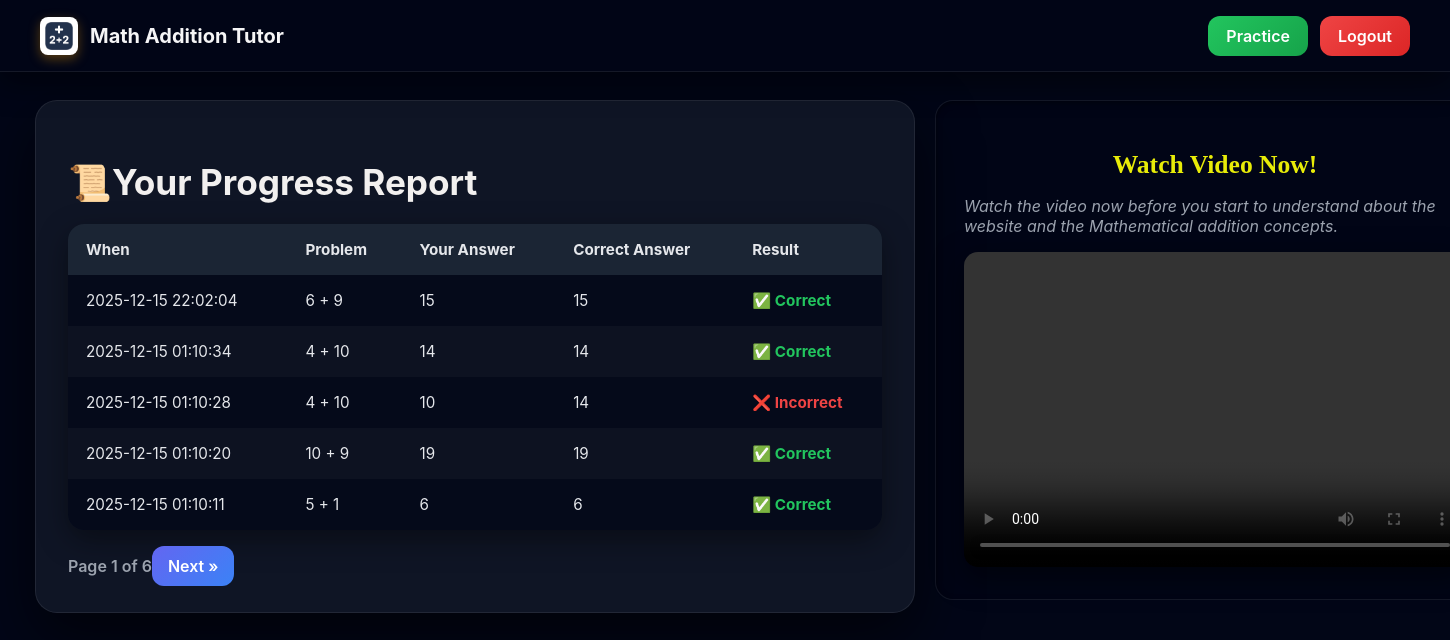
/ (signed in), run on an earlier commit of the app's database.
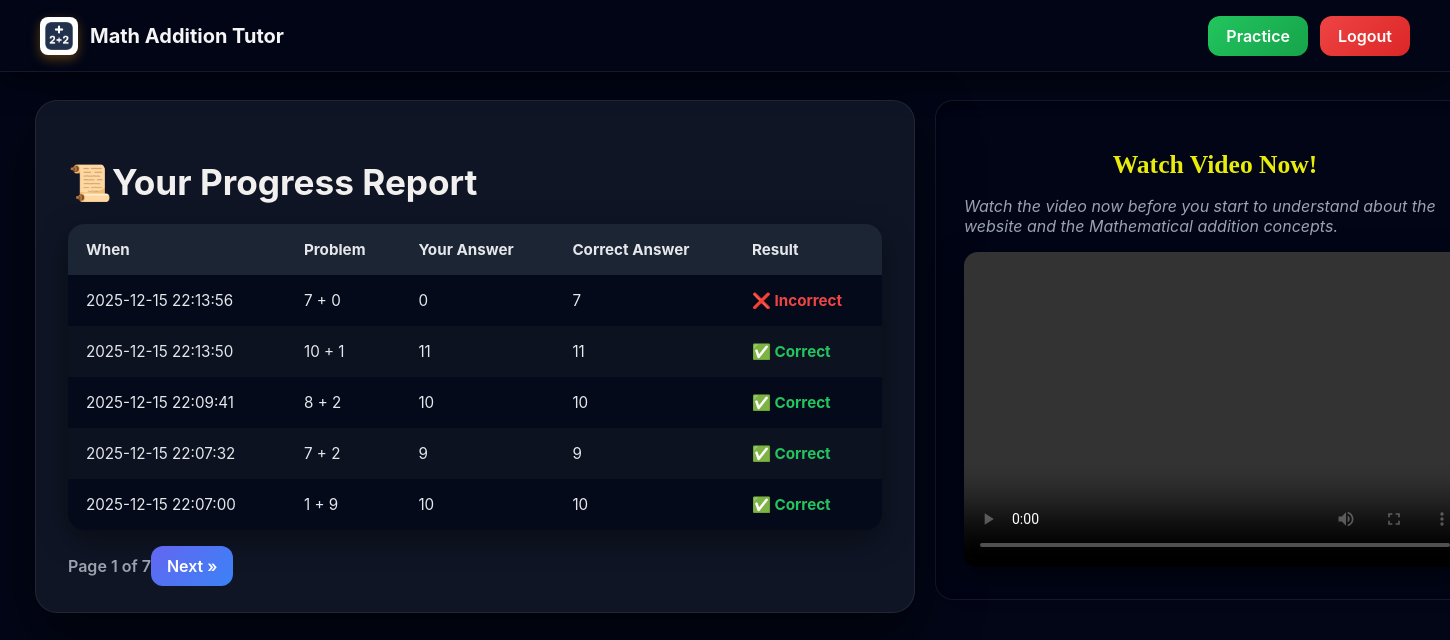
And on a later commit of the database.
### app.py (models this page shows)
class Attempt(db.Model):
    id = db.Column(db.Integer, primary_key=True)
    user_id = db.Column(db.Integer, db.ForeignKey('user.id'), nullable=False)
    a = db.Column(db.Integer, nullable=False)
    b = db.Column(db.Integer, nullable=False)
    student_answer = db.Column(db.Integer, nullable=False)
    correct_answer = db.Column(db.Integer, nullable=False)
    is_correct = db.Column(db.Boolean, nullable=False)
    timestamp = db.Column(db.DateTime, default=db.func.current_timestamp())

### app.py (the view)
@app.route('/')
@login_required
def dashboard():
    page = request.args.get('page', 1, type=int)
    per_page = 10
    pagination = (
        Attempt.query.filter_by(user_id=current_user.id)
        .order_by(Attempt.timestamp.desc())
        .paginate(page=page, per_page=5, error_out=False)
    )
    return render_template(
        'dashboard.html',
        attempts=pagination.items,
        pagination=pagination,
    )

### app.py (called while the page is built)
@login_manager.user_loader
def load_user(user_id):
    return User.query.get(int(user_id))

### templates/dashboard.html (shortened to what this page needs)
{% extends "base.html" %}
{% block content %}
<div class="navbar">
  <div class="nav-left">
  <img src="{{ url_for('static', filename='assets/logo.png') }}" class="nav-logo" alt="Logo">
  <a href="{{ url_for('dashboard') }}">
    <span class="nav-title">Math Addition Tutor</span>
  </a>
</div>
  <div class="nav-right">
    <a href="{{ url_for('index') }}" class="btn-pmore-icon">Practice</a>
    <a href="{{ url_for('logout') }}" class="btn-logout-icon">Logout</a>
  </div>
</div>
<div class="main-container">
<div class="dashboard-container">
  <h1>📜Your Progress Report</h1>
  {% if attempts %}
  <table class="attempt-table">
    <thead>
      <tr>
        <th>When</th>
        <th>Problem</th>
        <th>Your Answer</th>
        <th>Correct Answer</th>
        <th>Result</th>
      </tr>
    </thead>
    <tbody>
      {% for attempt in attempts %}
      <tr>
        <td>{{ attempt.timestamp.strftime('%Y-%m-%d %H:%M:%S') if attempt.timestamp else '' }}</td>
        <td>{{ attempt.a }} + {{ attempt.b }}</td>
        <td>{{ attempt.student_answer }}</td>
        <td>{{ attempt.correct_answer }}</td>
        <td class="{{ 'correct' if attempt.is_correct else 'incorrect' }}">
          {{ "✅ Correct" if attempt.is_correct else "❌ Incorrect" }}
        </td>
      </tr>
      {% endfor %}
    </tbody>
  </table>
  <div class="pagination">
    <div>Page {{ pagination.page }} of {{ pagination.pages or 1 }}</div>
    <div>
      {% if pagination.has_next %}
        <a href="{{ url_for('dashboard', page=pagination.next_num) }}">Next »</a>
      {% endif %}
    </div>
  </div>
  {% else %}
    <p>No attempts yet. Try a problem first!</p>
  {% endif %}
</div>
<div class="video-section">
    <h2 class="video-text-tag">Watch Video Now!</h2>
    <p class="video-text-demo">Watch the video now before you start to understand about the website and the Mathematical addition concepts. </p>
    <video width="100%" height="315" controls>
      <source src="{{ url_for('static', filename='assets/demo.mp4') }}" type="video/mp4" />
    </video>
  </div>
  </div>
{% endblock %}

### templates/base.html (shortened to what this page needs)
<!DOCTYPE html>
<html>
  <head>
  </head>
  <body>
     {% block content %}{% endblock %}
  </body>
</html>

### templates/base.html (style rules this page uses)
body { font-family: Arial; max-width: 600px; margin: 40px auto; padding: 0 20px; }

### templates/dashboard.html (style rules this page uses)
*, *::before, *::after { box-sizing: border-box; }
body { background: radial-gradient(circle at top, #020617, #020617); font-family: 'Inter', sans-serif; color: #e5e7eb; }
.main-container { margin-top: 100px; width: 100rem; display: flex; justify-content: center; align-items: flex-start; gap: 20px; margin-left: -30rem; }
.dashboard-container { width: 55rem; max-width: 55rem; padding: 36px 32px; background: rgba(17, 24, 39, 0.9); backdrop-filter: blur(14px); border-radius: 22px; box-shadow: 0 25px 60px rgba(0,0,0,0.6); border: 1px solid rgba(255,255,255,0.08); display: flex; justify-content: space-between; align-items: center; margin-bottom: 30px; flex-wrap: wrap; }
.video-section { width: 35rem; margin-top: 0; padding: 28px; background: rgba(2, 6, 23, 0.75); border-radius: 18px; border: 1px solid rgba(255,255,255,0.08); box-shadow: inset 0 2px 6px rgba(0,0,0,0.4); }
h1 { font-size: 2.2em; font-weight: 700; color: #f2f0ef; margin-bottom: 20px; }
.btn-pmore-icon { padding: 10px 18px; background: linear-gradient(135deg, #22c55e, #16a34a); color: white !important; border-radius: 12px; text-decoration: none; font-weight: 600; transition: 0.25s ease; }
.btn-logout-icon { padding: 10px 18px; background: linear-gradient(135deg, #ef4444, #dc2626); color: white !important; border-radius: 12px; text-decoration: none; font-weight: 600; transition: 0.25s ease; }
.attempt-table { width: 100%; border-collapse: collapse; border-radius: 16px; overflow: hidden; background: rgba(2, 6, 23, 0.7); box-shadow: 0 10px 30px rgba(0,0,0,0.4); }
.attempt-table thead { background: rgba(31, 41, 55, 0.9); }
.attempt-table th, .attempt-table td { padding: 16px 18px; text-align: left; font-size: 0.95em; }
.attempt-table th { color: #e5e7eb; font-weight: 700; }
.attempt-table tr:nth-child(even) { background: rgba(255,255,255,0.03); }
.correct { color: #22c55e; font-weight: 700; }
.incorrect { color: #ef4444; font-weight: 700; }
.pagination { margin-top: 26px; display: flex; justify-content: space-between; align-items: center; font-weight: 600; color: #9ca3af; }
.video-text-tag { align-items: center; display: flex; justify-content: space-around; }
.pagination a { padding: 10px 16px; background: linear-gradient(135deg, #6366f1, #3b82f6); color: white; border-radius: 12px; text-decoration: none; transition: 0.25s ease; }
.video-section h2 { font-size: 1.6em; font-family: Georgia; margin-bottom: 10px; color: #e8ec08; font-weight: bold; }
.video-section p { margin-bottom: 16px; color: #9ca3af; }
video { border-radius: 14px; box-shadow: 0 10px 30px rgba(0,0,0,0.5); }
.video-text-demo { color: #e5e7eb; font-style: italic; }
.navbar { position: fixed; top: 0; left: 0; width: 100%; height: 72px; background: rgba(2, 6, 23, 0.9); backdrop-filter: blur(12px); border-bottom: 1px solid rgba(255,255,255,0.08); display: flex; justify-content: space-between; align-items: center; padding: 0 40px; z-index: 1000; box-shadow: 0 10px 30px rgba(0,0,0,0.5); }
.nav-left { display: flex; align-items: center; gap: 12px; }
.nav-logo { width: 38px; height: 38px; border-radius: 8px; background: white; box-shadow: 0 4px 12px rgba(218, 139, 11, 0.4); }
.nav-title { font-size: 20px; font-weight: 700; color: #f5f5f6; text-decoration: none; }
.nav-right { display: flex; gap: 12px; }
.nav-left a { text-decoration: none; }

What changed in the data, as far as the page shows it:
no longer on this page (row unchanged): Attempt: timestamp "2025-12-15 22:02:04", a "6", b "9", student_answer "15", correct_answer "15", is_correct "✅ Correct"
no longer on this page (row unchanged): Attempt: timestamp "2025-12-15 01:10:34", a "4", b "10", student_answer "14", correct_answer "14", is_correct "✅ Correct"
no longer on this page (row unchanged): Attempt: timestamp "2025-12-15 01:10:28", a "4", b "10", student_answer "10", correct_answer "14", is_correct "❌ Incorrect"
no longer on this page (row unchanged): Attempt: timestamp "2025-12-15 01:10:20", a "10", b "9", student_answer "19", correct_answer "19", is_correct "✅ Correct"
no longer on this page (row unchanged): Attempt: timestamp "2025-12-15 01:10:11", a "5", b "1", student_answer "6", correct_answer "6", is_correct "✅ Correct"
added Attempt: timestamp "2025-12-15 22:13:56", a "7", b "0", student_answer "0", correct_answer "7", is_correct "❌ Incorrect"
added Attempt: timestamp "2025-12-15 22:13:50", a "10", b "1", student_answer "11", correct_answer "11", is_correct "✅ Correct"
added Attempt: timestamp "2025-12-15 22:09:41", a "8", b "2", student_answer "10", correct_answer "10", is_correct "✅ Correct"
added Attempt: timestamp "2025-12-15 22:07:32", a "7", b "2", student_answer "9", correct_answer "9", is_correct "✅ Correct"
added Attempt: timestamp "2025-12-15 22:07:00", a "1", b "9", student_answer "10", correct_answer "10", is_correct "✅ Correct"
Also different on the page:
{{ pagination.pages or 1 }}: "6" → "7"
